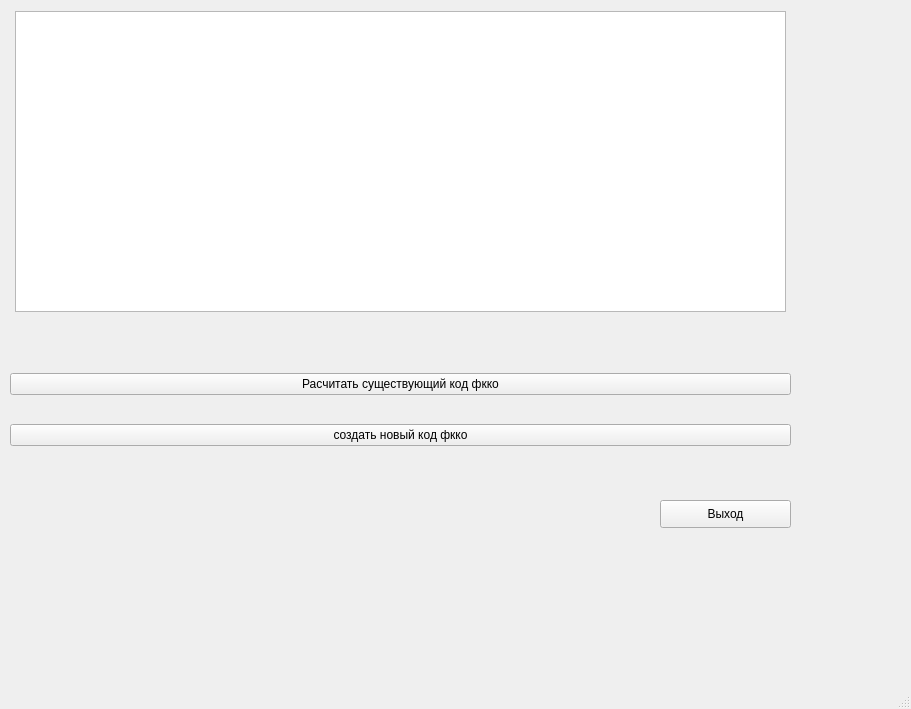
<?xml version="1.0" encoding="UTF-8"?>
<ui version="4.0">
 <class>MainWindow</class>
 <widget class="QMainWindow" name="MainWindow">
  <property name="geometry">
   <rect>
    <x>0</x>
    <y>0</y>
    <width>911</width>
    <height>709</height>
   </rect>
  </property>
  <property name="windowTitle">
   <string>MainWindow</string>
  </property>
  <widget class="QWidget" name="centralwidget">
   <widget class="QWidget" name="verticalLayoutWidget">
    <property name="geometry">
     <rect>
      <x>10</x>
      <y>350</y>
      <width>781</width>
      <height>121</height>
     </rect>
    </property>
    <layout class="QVBoxLayout" name="verticalLayout">
     <item>
      <widget class="QPushButton" name="pushButton_2">
       <property name="layoutDirection">
        <enum>Qt::LeftToRight</enum>
       </property>
       <property name="text">
        <string>Расчитать существующий код фкко</string>
       </property>
       <property name="autoRepeat">
        <bool>false</bool>
       </property>
      </widget>
     </item>
     <item>
      <widget class="QPushButton" name="pushButton">
       <property name="text">
        <string>создать новый код фкко</string>
       </property>
      </widget>
     </item>
    </layout>
   </widget>
   <widget class="QTableView" name="table_exicsts_fkko">
    <property name="geometry">
     <rect>
      <x>15</x>
      <y>11</y>
      <width>771</width>
      <height>301</height>
     </rect>
    </property>
   </widget>
   <widget class="QPushButton" name="exit_but">
    <property name="geometry">
     <rect>
      <x>660</x>
      <y>500</y>
      <width>131</width>
      <height>28</height>
     </rect>
    </property>
    <property name="text">
     <string>Выход</string>
    </property>
   </widget>
  </widget>
  <widget class="QMenuBar" name="menubar">
   <property name="geometry">
    <rect>
     <x>0</x>
     <y>0</y>
     <width>911</width>
     <height>26</height>
    </rect>
   </property>
  </widget>
  <widget class="QStatusBar" name="statusbar"/>
 </widget>
 <resources/>
 <connections/>
</ui>
